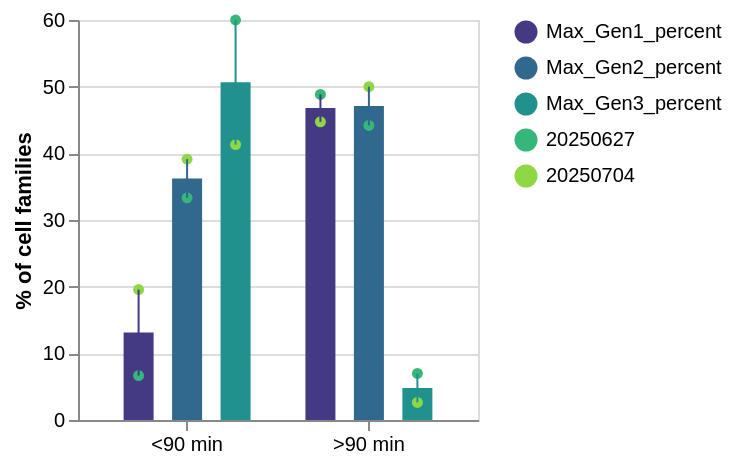

Notebook code for this chart:
### Code cell
chart_monastrol = plot_percentage_comparison(
    data = percentages_df
)

chart_monastrol

### Figure 1 — Vega-Lite specification as saved in the notebook (floating-point values rounded to 4 significant figures)
{"config": {"view": {"continuousWidth": 300, "continuousHeight": 300}}, "layer": [{"mark": {"type": "bar", "width": 15}, "encoding": {"color": {"field": "Metric", "scale": {"scheme": "viridis"}, "title": "", "type": "nominal"}, "x": {"axis": {"labelAngle": 0}, "field": "Population", "title": "", "type": "nominal"}, "xOffset": {"field": "Metric", "type": "nominal"}, "y": {"aggregate": "mean", "field": "Percentage", "title": "% of cell families", "type": "quantitative"}}}, {"mark": {"type": "circle", "width": 15}, "encoding": {"color": {"field": "Dataset", "scale": {"scheme": "viridis"}, "title": "", "type": "ordinal"}, "x": {"axis": {"labelAngle": 0}, "field": "Population", "title": "", "type": "nominal"}, "xOffset": {"field": "Metric", "type": "nominal"}, "y": {"aggregate": "mean", "field": "Percentage", "title": "% of cell families", "type": "quantitative"}}}, {"mark": {"type": "errorbar", "extent": "stderr"}, "encoding": {"color": {"field": "Metric", "type": "nominal"}, "x": {"field": "Population", "type": "nominal"}, "xOffset": {"field": "Metric", "type": "nominal"}, "y": {"aggregate": "mean", "field": "Percentage", "title": "% of cell families", "type": "quantitative"}}}], "data": {"name": "data-bc7072aee4980df10587a7c70862f8b3"}, "height": 200, "width": 200, "$schema": "https://vega.github.io/schema/vega-lite/v5.20.1.json", "datasets": {"data-bc7072aee4980df10587a7c70862f8b3": [{"Dataset": 20250000.0, "Population": ">90 min", "Total_Tracks": 43, "Metric": "Max_Gen1_percent", "Percentage": 48.84}, {"Dataset": 20250000.0, "Population": ">90 min", "Total_Tracks": 38, "Metric": "Max_Gen1_percent", "Percentage": 44.74}, {"Dataset": 20250000.0, "Population": "<90 min", "Total_Tracks": 15, "Metric": "Max_Gen1_percent", "Percentage": 6.667}, {"Dataset": 20250000.0, "Population": "<90 min", "Total_Tracks": 46, "Metric": "Max_Gen1_percent", "Percentage": 19.57}, {"Dataset": 20250000.0, "Population": ">90 min", "Total_Tracks": 43, "Metric": "Max_Gen2_percent", "Percentage": 44.19}, {"Dataset": 20250000.0, "Population": ">90 min", "Total_Tracks": 38, "Metric": "Max_Gen2_percent", "Percentage": 50.0}, {"Dataset": 20250000.0, "Population": "<90 min", "Total_Tracks": 15, "Metric": "Max_Gen2_percent", "Percentage": 33.33}, {"Dataset": 20250000.0, "Population": "<90 min", "Total_Tracks": 46, "Metric": "Max_Gen2_percent", "Percentage": 39.13}, {"Dataset": 20250000.0, "Population": ">90 min", "Total_Tracks": 43, "Metric": "Max_Gen3_percent", "Percentage": 6.977}, {"Dataset": 20250000.0, "Population": ">90 min", "Total_Tracks": 38, "Metric": "Max_Gen3_percent", "Percentage": 2.632}, {"Dataset": 20250000.0, "Population": "<90 min", "Total_Tracks": 15, "Metric": "Max_Gen3_percent", "Percentage": 60.0}, {"Dataset": 20250000.0, "Population": "<90 min", "Total_Tracks": 46, "Metric": "Max_Gen3_percent", "Percentage": 41.3}]}}
